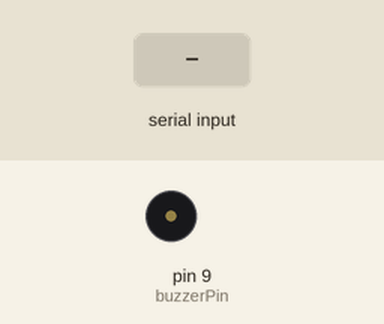
A sketch run on a simulated Arduino Uno, built with avr-gcc and run on an emulated ATmega328P. Parts: buzzer (waves = sounding). The test bench sets the inputs (shaded band). What the sketch prints to the serial monitor is not drawn.

Above: at 1.2 s.
1.3 s: "1" received over Serial
At 1.7 s:
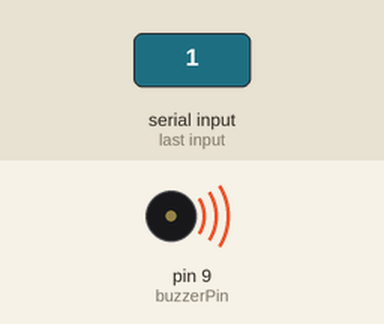
2.8 s: byte 0 (0) received over Serial
At 4.0 s:
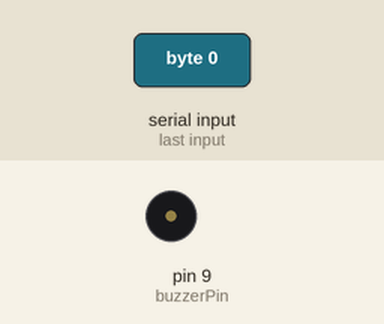
4.3 s: "0" received over Serial
At 5.2 s:
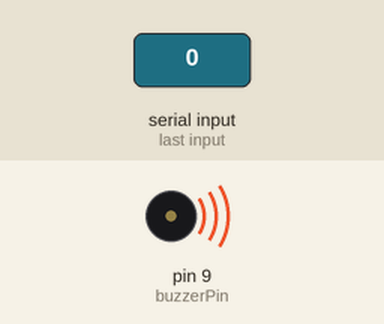
Timing chart, 0 to 7.3 s (numbered marks = the images above; inputs shaded):
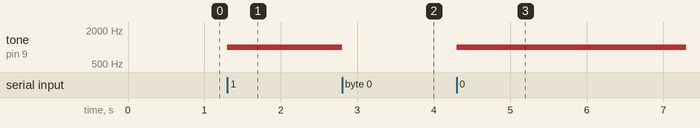

Measured:
- after the input at 1.3 s, tone on pin 9 (buzzerPin): silent → 1000 Hz at once
- after the input at 2.8 s, tone on pin 9 (buzzerPin): 1000 Hz → silent at once
- after the input at 4.3 s, tone on pin 9 (buzzerPin): silent → 1000 Hz at once

The sketch:

arduino_sketch.ino
```cpp
//const int buzzer = 9; //buzzer to arduino pin 9
byte inByte;

const int buzzerPin = 9;

int counter = 0;

void setup(){
  Serial.begin(9600);
  pinMode(buzzerPin, OUTPUT); // Set buzzer - pin 9 as an output
  noTone(9);
}

void loop(){
  if (Serial.available() > 0) { // If there's serial data available
   inByte = Serial.read(); // Read it
   Serial.write(inByte); // send it back out as raw binary data
   if (inByte != 0) {
    tone(9, 1000);
    delay(100 - inByte);
   }
   else if (inByte == 0){
    noTone(9);
   }
  }
}
```
